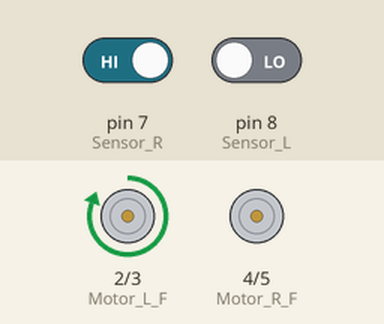
Recording of a sketch running on a simulated Arduino Uno, built with avr-gcc and run on an emulated ATmega328P. Shown: motor-driver pin pairs drawn as motors (green arrow = first pin HIGH = forward, orange = second pin HIGH = backward, longer = more drive). Inputs (shaded band) come from the test bench; at power-on: pin 7 (Sensor_R) HIGH, pin 8 (Sensor_L) LOW.

Above: at 1.2 s.
1.3 s: pin 7 (Sensor_R) driven LOW
At 2.3 s:
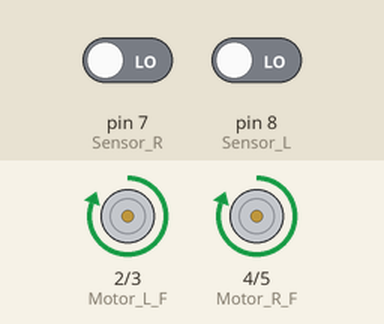
2.8 s: pin 8 (Sensor_L) driven HIGH
At 3.4 s:
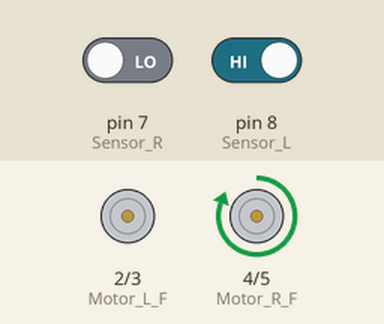
4.3 s: pin 8 (Sensor_L) driven LOW
At 4.6 s:
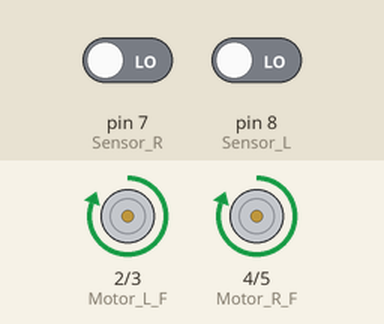
5.8 s: pin 7 (Sensor_R) driven HIGH
At 6.9 s:
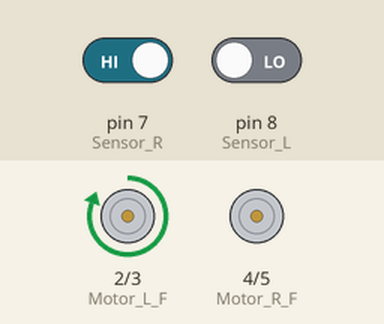
Timing chart, 0 to 8.3 s (numbered marks = the images above; inputs shaded):
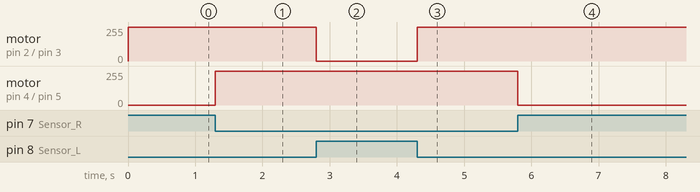

The sketch:

Code.ino
```cpp
// Define Sensor Pin
const int Sensor_L = 8;
const int Sensor_R = 7;

// Define Motor Pin
const int Motor_L_F = 2;
const int Motor_L_B = 3;
const int Motor_R_F = 4;
const int Motor_R_B = 5;

void Forward(){
  // Run Left Motor In Forward Direction
  digitalWrite(Motor_L_F, HIGH);
  digitalWrite(Motor_L_B, LOW);

  //Run Right Motor in Forward Direction
  digitalWrite(Motor_R_F, HIGH);
  digitalWrite(Motor_R_B, LOW);

  }

void Right(){
  //Stop Right Motor
  digitalWrite(Motor_R_F, LOW);
  digitalWrite(Motor_R_B, LOW);

  //Run Left Motor in Forward Direction
  digitalWrite(Motor_L_F, HIGH);
  digitalWrite(Motor_L_B, LOW);

  }

void Left(){
  //Stop Left Motor
  digitalWrite(Motor_L_F, LOW);
  digitalWrite(Motor_L_B, LOW);

  //Run Right Motor in Forward Direction
  digitalWrite(Motor_R_F, HIGH);
  digitalWrite(Motor_R_B, LOW);

  }


void setup() {
  // put your setup code here, to run once:

  // Define Motor Pin as output
  pinMode(Motor_L_F, OUTPUT);
  pinMode(Motor_L_B, OUTPUT);
  pinMode(Motor_R_F, OUTPUT);
  pinMode(Motor_R_B, OUTPUT);

  // Define Sensor pin as input

  pinMode(Sensor_L, INPUT);
  pinMode(Sensor_R, INPUT);


}

void loop() {
  // put your main code here, to run repeatedly:
  if(digitalRead(Sensor_L) == HIGH  &&  digitalRead(Sensor_R) == LOW){

    Left();

    }
  else if(digitalRead(Sensor_R) == HIGH && digitalRead(Sensor_L) == LOW){

    Right();

    }
  else
  Forward();

}
```

Measured:
- after the input at 1.3 s, motor on pin 4 (Motor_R_F) / pin 5 (Motor_R_B): stopped → forward 255/255 at once
- after the input at 2.8 s, motor on pin 2 (Motor_L_F) / pin 3 (Motor_L_B): forward 255/255 → stopped at once
- after the input at 4.3 s, motor on pin 2 (Motor_L_F) / pin 3 (Motor_L_B): stopped → forward 255/255 at once
- after the input at 5.8 s, motor on pin 4 (Motor_R_F) / pin 5 (Motor_R_B): forward 255/255 → stopped at once
